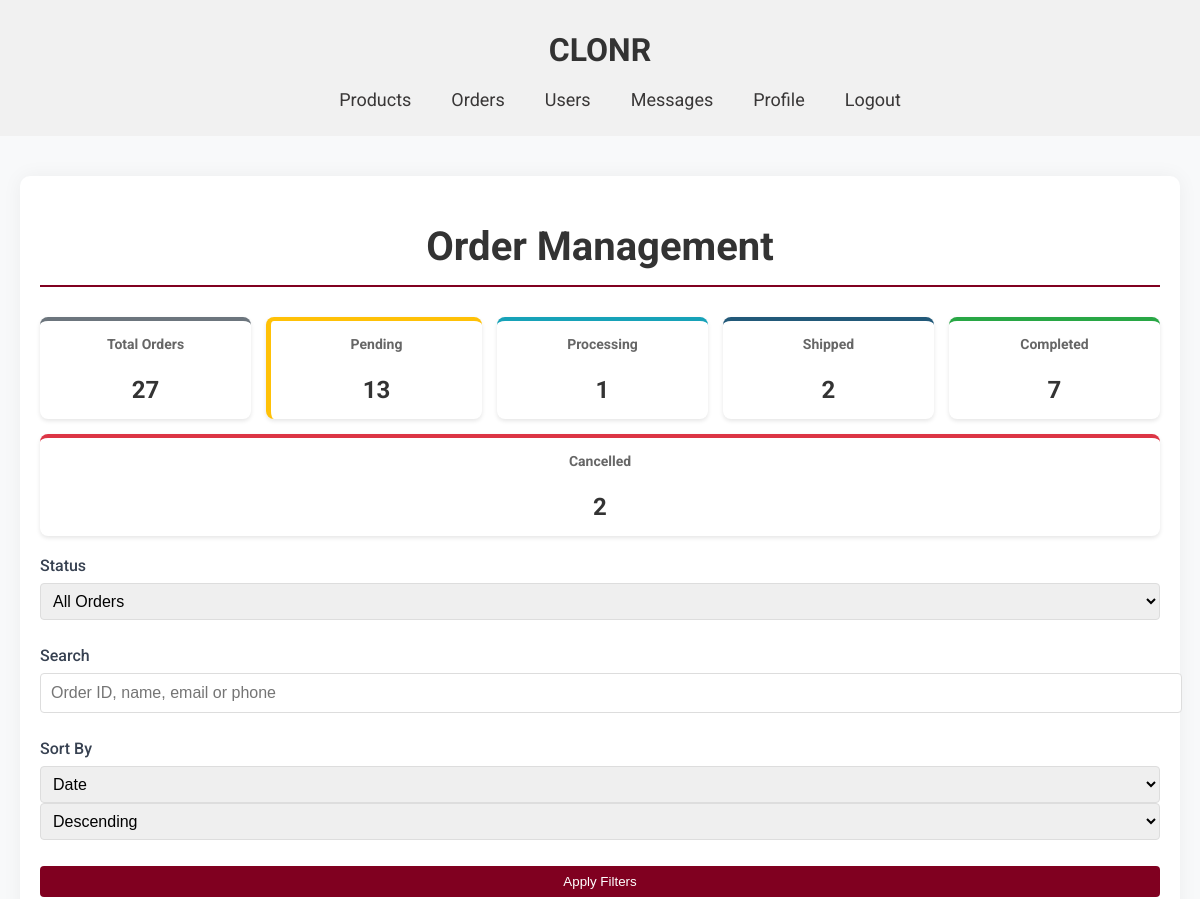
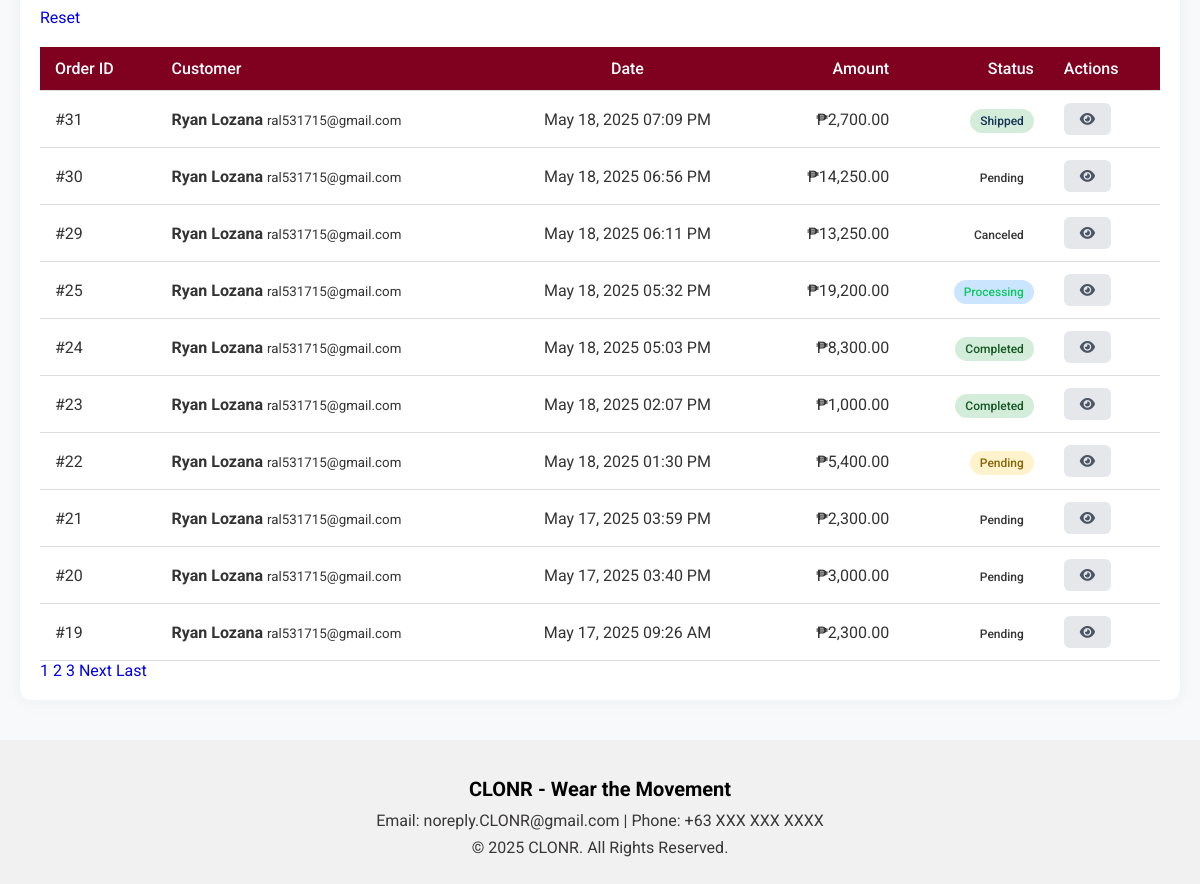
Page /admin/order.php (signed in) on the committed database (2 pictures, top to bottom).
### tables this page shows
CREATE TABLE `orders` (
  `id` int(100) NOT NULL,
  `user_id` int(100) NOT NULL,
  `name` varchar(100) NOT NULL,
  `number` int(11) NOT NULL,
  `email` varchar(100) NOT NULL,
  `method` varchar(50) NOT NULL,
  `address` varchar(500) NOT NULL,
  `total_products` varchar(1000) NOT NULL,
  `total_price` float(10,2) NOT NULL,
  `placed_on` datetime NOT NULL DEFAULT current_timestamp(),
  `payment_status` varchar(20) NOT NULL DEFAULT 'Pending'
);

### admin/order.php (the view, shortened to what this page needs)
<?php
require_once '../config.php';
try {
    $search_query = isset($_GET['search']) ? trim($_GET['search']) : '';
    $sort_by = isset($_GET['sort']) ? $_GET['sort'] : 'placed_on';
    $sort_order = isset($_GET['order']) ? $_GET['order'] : 'DESC';
    $page = isset($_GET['page']) ? max(1, intval($_GET['page'])) : 1;
    $per_page = 10;
    $valid_sort_columns = ['id', 'name', 'placed_on', 'total_price', 'payment_status'];
    $sort_by = in_array($sort_by, $valid_sort_columns) ? $sort_by : 'placed_on';
    $sort_order = strtoupper($sort_order) === 'ASC' ? 'ASC' : 'DESC';
    $query = "SELECT SQL_CALC_FOUND_ROWS * FROM orders WHERE 1=1";
    $count_query = "SELECT COUNT(*) FROM orders WHERE 1=1";
    $params = [];
    $query .= " ORDER BY $sort_by $sort_order";
    $offset = ($page - 1) * $per_page;
    $query .= " LIMIT $offset, $per_page";
    $stmt = $conn->prepare($query);
    $stmt->execute($params);
    $orders = $stmt->fetchAll(PDO::FETCH_ASSOC);
    $total_stmt = $conn->prepare($count_query);
    $total_stmt->execute($params);
    $total_orders = $total_stmt->fetchColumn();
    $total_pages = ceil($total_orders / $per_page);
    $counts_query = $conn->query("
        SELECT
            COUNT(*) as total,
            SUM(payment_status = 'pending') as pending,
            SUM(payment_status = 'processing') as processing,
            SUM(payment_status = 'shipped') as shipped,
            SUM(payment_status = 'completed') as completed,
            SUM(payment_status = 'cancelled') as cancelled
        FROM orders
    ");
    $order_counts = $counts_query->fetch(PDO::FETCH_ASSOC);
} catch (PDOException $e) {
    die("Database error: " . $e->getMessage());
}
?>
<!DOCTYPE html>
<html lang="en">
<head>
    <link rel="stylesheet" href="../global.css">
    <link rel="stylesheet" href="admin.css">
    <link rel="stylesheet" href="https://cdnjs.cloudflare.com/ajax/libs/font-awesome/6.0.0/css/all.min.css">
</head>
<body>
    <header>
        <div class="container">
            <a href="admindashboard.php"><h1 class="title">CLONR</h1></a>
            <nav>
                <ul class="navbar">
                    <li><a href="products.php">Products</a></li>
                    <li><a href="order.php" class="active">Orders</a></li>
                    <li><a href="users.php">Users</a></li>
                    <li><a href="messages.php">Messages</a></li>
                    <li><a href="../AdminUpdateProfile.php">Profile</a></li>
                    <li><a href="../logout.php" class="logout-btn">Logout</a></li>
                </ul>
            </nav>
        </div>
    </header>
    <main class="admin-main">
        <div class="admin-container">
            <h1 class="admin-title">Order Management</h1>
            <div class="stats-container">
                <div class="stat-card total">
                    <h3>Total Orders</h3>
                    <p><?= $order_counts['total'] ?></p>
                </div>
                <div class="stat-card pending">
                    <h3>Pending</h3>
                    <p><?= $order_counts['pending'] ?></p>
                </div>
                <div class="stat-card processing">
                    <h3>Processing</h3>
                    <p><?= $order_counts['processing'] ?></p>
                </div>
                <div class="stat-card shipped">
                    <h3>Shipped</h3>
                    <p><?= $order_counts['shipped'] ?></p>
                </div>
                <div class="stat-card completed">
                    <h3>Completed</h3>
                    <p><?= $order_counts['completed'] ?></p>
                </div>
                <div class="stat-card cancelled">
                    <h3>Cancelled</h3>
                    <p><?= $order_counts['cancelled'] ?></p>
                </div>
            </div>
            <div class="filter-section">
                <form method="get" class="filter-form">
                    <div class="form-group">
                        <label for="status">Status</label>
                        <select name="status" id="status">
                            <option value="">All Orders</option>
                        </select>
                    </div>
                    <div class="form-group">
                        <label for="search">Search</label>
                        <input type="text" name="search" id="search" placeholder="Order ID, name, email or phone" value="<?= htmlspecialchars($search_query) ?>">
                    </div>
                    <div class="form-group">
                        <label for="sort">Sort By</label>
                        <select name="sort" id="sort">
                            <option value="placed_on" <?= $sort_by === 'placed_on' ? 'selected' : '' ?>>Date</option>
                        </select>
                        <select name="order">
                            <option value="DESC" <?= $sort_order === 'DESC' ? 'selected' : '' ?>>Descending</option>
                        </select>
                    </div>
                    <button type="submit" class="filter-btn">Apply Filters</button>
                    <a href="order.php" class="reset-btn">Reset</a>
                </form>
            </div>
            <div class="orders-table-container">
                <?php if (empty($orders)): ?>
                    <div class="no-orders">
                        <i class="fas fa-box-open"></i>
                        <p>No orders found matching your criteria.</p>
                    </div>
                <?php else: ?>
                    <div class="table-responsive">
                        <table class="orders-table">
                            <thead>
                                <tr>
                                    <th>Order ID</th>
                                    <th>Customer</th>
                                    <th>Date</th>
                                    <th>Amount</th>
                                    <th>Status</th>
                                    <th>Actions</th>
                                </tr>
                            </thead>
                            <tbody>
                                <?php foreach ($orders as $order): ?>
                                <tr>
                                    <td>#<?= htmlspecialchars($order['id']) ?></td>
                                    <td>
                                        <div class="customer-info">
                                            <strong><?= htmlspecialchars($order['name']) ?></strong>
                                            <small><?= htmlspecialchars($order['email']) ?></small>
                                        </div>
                                    </td>
                                    <td><?= htmlspecialchars(date('M d, Y h:i A', strtotime($order['placed_on']))) ?></td>
                                    <td>₱<?= htmlspecialchars(number_format($order['total_price'], 2)) ?></td>
                                    <td>
                                        <span class="status-badge status-<?= htmlspecialchars($order['payment_status']) ?>">
                                            <?= ucfirst(htmlspecialchars($order['payment_status'])) ?>
                                        </span>
                                    </td>
                                    <td class="actions">
                                        <a href="order_details.php?id=<?= $order['id'] ?>" class="action-btn view" title="View Details">
                                            <i class="fas fa-eye"></i>
                                        </a>
                                    </td>
                                </tr>
                                <?php endforeach; ?>
                            </tbody>
                        </table>
                    </div>
                    <?php if ($total_pages > 1): ?>
                    <div class="pagination">
                        <?php
                        $start = max(1, $page - 2);
                        $end = min($total_pages, $page + 2);
                        for ($i = $start; $i <= $end; $i++): ?>
                            <a href="?<?= http_build_query(array_merge($_GET, ['page' => $i])) ?>" <?= $i == $page ? 'class="active"' : '' ?>><?= $i ?></a>
                        <?php endfor;
                        ?>
                        <?php if ($page < $total_pages): ?>
                            <a href="?<?= http_build_query(array_merge($_GET, ['page' => $page + 1])) ?>">Next</a>
                            <a href="?<?= http_build_query(array_merge($_GET, ['page' => $total_pages])) ?>">Last</a>
                        <?php endif; ?>
                    </div>
                    <?php endif; ?>
                <?php endif; ?>
            </div>
        </div>
    </main>
    <footer>
        <div class="footer-content">
            <h2>CLONR - Wear the Movement</h2>
            <p>Email: noreply.CLONR@gmail.com | Phone: +63 XXX XXX XXXX</p>
            <p>© 2025 CLONR. All Rights Reserved.</p>
        </div>
    </footer>
</body>
</html>

### global.css (style rules this page uses)
body { margin: 0; font-family: 'Roboto',sans-serif; background-color: #f1f1f1; color: #333333; }
header { padding: 10px 40px; display: flex; justify-content: center; align-items: center; position: relative; }
.title { color: #000000; font-size: 2rem; text-align: center; }
a { text-decoration: none; }
.navbar { list-style: none; display: flex; gap: 40px; z-index: 10; }
.navbar li { position: relative; cursor: pointer; font-size: 18px; color: #393737; }
.navbar a { text-decoration: none; color: inherit; }
footer { color: #000000; text-align: center; padding: 20px 20px; }
.footer-content h2 { font-size: 20px; margin-bottom: 10px; }
.footer-content p { font-size: 16px; margin: 8px 0; color: #393737; }

### admin/admin.css (style rules this page uses)
form { display: flex; flex-direction: column; gap: 20px; }
.title { font-size: 2rem; margin-bottom: 20px; color: #333; }
.form-group { margin-bottom: 15px; }
.form-group label { display: block; margin-bottom: 5px; font-weight: bold; }
.form-group input, .form-group select { width: 100%; padding: 10px; border: 1px solid #ddd; border-radius: 4px; font-size: 16px; }
.admin-main { padding: 40px 20px; background-color: #f8f9fa; min-height: calc(100vh - 200px); }
.admin-container { max-width: 1200px; margin: 0 auto; padding: 20px; background-color: #fff; border-radius: 10px; box-shadow: 0 0 20px rgba(0, 0, 0, 0.05); }
.admin-title { color: #333; font-size: 2.5rem; margin-bottom: 30px; text-align: center; border-bottom: 2px solid #800020; padding-bottom: 15px; }
.stats-container { display: flex; justify-content: space-between; margin-bottom: 40px; flex-wrap: wrap; gap: 20px; }
.stat-card { flex: 1; min-width: 250px; padding: 25px; border-radius: 10px; text-align: center; box-shadow: 0 4px 12px rgba(0, 0, 0, 0.1); transition: transform 0.3s ease; }
.stat-card h3 { font-size: 1.2rem; color: #555; margin-bottom: 15px; }
.pending { background-color: #fff3cd; border-left: 5px solid #ffc107; }
table { width: 100%; border-collapse: collapse; margin-top: 20px; }
th, td { padding: 12px 15px; text-align: left; border-bottom: 1px solid #ddd; }
th { background-color: #800020; color: white; font-weight: 500; }
.action-btn { display: inline-block; padding: 5px 10px; background-color: #800020; color: white; border-radius: 4px; text-decoration: none; transition: background-color 0.3s ease; }
table th:nth-child(3), table td:nth-child(3) { text-align: center; }
table th:nth-child(4), table td:nth-child(4), table th:nth-child(5), table td:nth-child(5) { text-align: right; }
th { background-color: #800020; color: white; }
.action-btn { display: inline-block; padding: 5px 10px; margin-right: 5px; border-radius: 3px; text-decoration: none; font-size: 14px; }
.action-btn { padding: 0.5rem 1rem; border-radius: 4px; text-decoration: none; font-size: 0.9rem; transition: all 0.2s; }
.action-btn:not(.reply):not(.delete) { background-color: #e0e0e0; color: #333; }
.filter-form { display: flex; gap: 10px; margin-bottom: 20px; }
.filter-form select { padding: 8px; border-radius: 4px; border: 1px solid #ddd; }
.filter-btn { padding: 8px 15px; background-color: #800020; color: white; border: none; border-radius: 4px; cursor: pointer; }
.form-group label { display: block; margin-bottom: 5px; font-weight: 500; }
.action-btn { padding: 0.5rem 1rem; border-radius: 6px; text-decoration: none; font-size: 0.85rem; transition: all 0.2s; }
.action-btn:not(.reply):not(.delete) { background-color: #E5E7EB; color: #4B5563; }
.form-group { margin-bottom: 1rem; }
.form-group label { display: block; margin-bottom: 0.5rem; font-weight: 500; color: #374151; }

### rows in the picture
orders: id "31", name "Ryan Lozana", email "ral531715@gmail.com", placed_on "May 18, 2025 07:09 PM", total_price "2,700.00", payment_status "Shipped"
orders: id "30", name "Ryan Lozana", email "ral531715@gmail.com", placed_on "May 18, 2025 06:56 PM", total_price "14,250.00", payment_status "Pending"
orders: id "29", name "Ryan Lozana", email "ral531715@gmail.com", placed_on "May 18, 2025 06:11 PM", total_price "13,250.00", payment_status "Canceled"
orders: id "25", name "Ryan Lozana", email "ral531715@gmail.com", placed_on "May 18, 2025 05:32 PM", total_price "19,200.00", payment_status "Processing"
orders: id "24", name "Ryan Lozana", email "ral531715@gmail.com", placed_on "May 18, 2025 05:03 PM", total_price "8,300.00", payment_status "Completed"
orders: id "23", name "Ryan Lozana", email "ral531715@gmail.com", placed_on "May 18, 2025 02:07 PM", total_price "1,000.00", payment_status "Completed"
orders: id "22", name "Ryan Lozana", email "ral531715@gmail.com", placed_on "May 18, 2025 01:30 PM", total_price "5,400.00", payment_status "Pending"
orders: id "21", name "Ryan Lozana", email "ral531715@gmail.com", placed_on "May 17, 2025 03:59 PM", total_price "2,300.00", payment_status "Pending"
orders: id "20", name "Ryan Lozana", email "ral531715@gmail.com", placed_on "May 17, 2025 03:40 PM", total_price "3,000.00", payment_status "Pending"
orders: id "19", name "Ryan Lozana", email "ral531715@gmail.com", placed_on "May 17, 2025 09:26 AM", total_price "2,300.00", payment_status "Pending"

### other values in the picture
$order_counts['total'] "27"
$order_counts['pending'] "13"
$order_counts['processing'] "1"
$order_counts['shipped'] "2"
$order_counts['completed'] "7"
$order_counts['cancelled'] "2"
